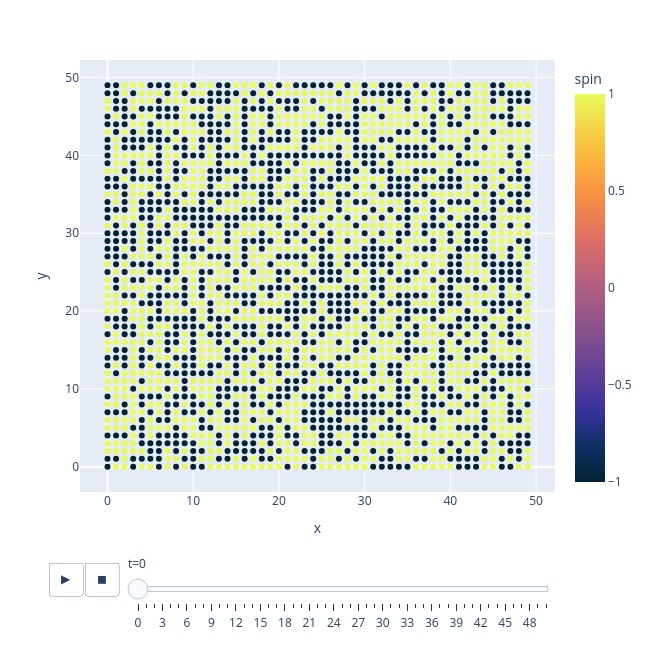

This figure's notebook cell:
### Code cell
fig.show()

### Figure 1 — Plotly figure (JSON) as saved in the notebook; plotly's stock layout.template omitted (floating-point values rounded to 4 significant figures; data arrays with more than 128 entries replaced by an {"elided": "..."} marker saying what was removed)
{"data": [{"hovertemplate": "<b>%{hovertext}</b><br><br>t=0<br>x=%{x}<br>y=%{y}<br>spin=%{marker.color}<extra></extra>", "hovertext": {"elided": "2500 int values"}, "legendgroup": "", "marker": {"color": {"elided": "2500 int values"}, "coloraxis": "coloraxis", "symbol": "circle"}, "mode": "markers", "name": "", "orientation": "v", "showlegend": false, "type": "scatter", "x": {"elided": "2500 int values"}, "xaxis": "x", "y": {"elided": "2500 int values"}, "yaxis": "y"}], "layout": {"coloraxis": {"colorbar": {"title": {"text": "spin"}}, "colorscale": [[0, "rgb(3, 35, 51)"], [0.09091, "rgb(13, 48, 100)"], [0.1818, "rgb(53, 50, 155)"], [0.2727, "rgb(93, 62, 153)"], [0.3636, "rgb(126, 77, 143)"], [0.4545, "rgb(158, 89, 135)"], [0.5455, "rgb(193, 100, 121)"], [0.6364, "rgb(225, 113, 97)"], [0.7273, "rgb(246, 139, 69)"], [0.8182, "rgb(251, 173, 60)"], [0.9091, "rgb(246, 211, 70)"], [1, "rgb(231, 250, 90)"]]}, "height": 650, "legend": {"tracegroupgap": 0}, "margin": {"t": 60}, "sliders": [{"active": 0, "currentvalue": {"prefix": "t="}, "len": 0.9, "pad": {"b": 10, "t": 60}, "steps": [{"args": [["0"], {"frame": {"duration": 0, "redraw": false}, "fromcurrent": true, "mode": "immediate", "transition": {"duration": 0, "easing": "linear"}}], "label": "0", "method": "animate"}, {"args": [["1"], {"frame": {"duration": 0, "redraw": false}, "fromcurrent": true, "mode": "immediate", "transition": {"duration": 0, "easing": "linear"}}], "label": "1", "method": "animate"}, {"args": [["2"], {"frame": {"duration": 0, "redraw": false}, "fromcurrent": true, "mode": "immediate", "transition": {"duration": 0, "easing": "linear"}}], "label": "2", "method": "animate"}, {"args": [["3"], {"frame": {"duration": 0, "redraw": false}, "fromcurrent": true, "mode": "immediate", "transition": {"duration": 0, "easing": "linear"}}], "label": "3", "method": "animate"}, {"args": [["4"], {"frame": {"duration": 0, "redraw": false}, "fromcurrent": true, "mode": "immediate", "transition": {"duration": 0, "easing": "linear"}}], "label": "4", "method": "animate"}, {"args": [["5"], {"frame": {"duration": 0, "redraw": false}, "fromcurrent": true, "mode": "immediate", "transition": {"duration": 0, "easing": "linear"}}], "label": "5", "method": "animate"}, {"args": [["6"], {"frame": {"duration": 0, "redraw": false}, "fromcurrent": true, "mode": "immediate", "transition": {"duration": 0, "easing": "linear"}}], "label": "6", "method": "animate"}, {"args": [["7"], {"frame": {"duration": 0, "redraw": false}, "fromcurrent": true, "mode": "immediate", "transition": {"duration": 0, "easing": "linear"}}], "label": "7", "method": "animate"}, {"args": [["8"], {"frame": {"duration": 0, "redraw": false}, "fromcurrent": true, "mode": "immediate", "transition": {"duration": 0, "easing": "linear"}}], "label": "8", "method": "animate"}, {"args": [["9"], {"frame": {"duration": 0, "redraw": false}, "fromcurrent": true, "mode": "immediate", "transition": {"duration": 0, "easing": "linear"}}], "label": "9", "method": "animate"}, {"args": [["10"], {"frame": {"duration": 0, "redraw": false}, "fromcurrent": true, "mode": "immediate", "transition": {"duration": 0, "easing": "linear"}}], "label": "10", "method": "animate"}, {"args": [["11"], {"frame": {"duration": 0, "redraw": false}, "fromcurrent": true, "mode": "immediate", "transition": {"duration": 0, "easing": "linear"}}], "label": "11", "method": "animate"}, {"args": [["12"], {"frame": {"duration": 0, "redraw": false}, "fromcurrent": true, "mode": "immediate", "transition": {"duration": 0, "easing": "linear"}}], "label": "12", "method": "animate"}, {"args": [["13"], {"frame": {"duration": 0, "redraw": false}, "fromcurrent": true, "mode": "immediate", "transition": {"duration": 0, "easing": "linear"}}], "label": "13", "method": "animate"}, {"args": [["14"], {"frame": {"duration": 0, "redraw": false}, "fromcurrent": true, "mode": "immediate", "transition": {"duration": 0, "easing": "linear"}}], "label": "14", "method": "animate"}, {"args": [["15"], {"frame": {"duration": 0, "redraw": false}, "fromcurrent": true, "mode": "immediate", "transition": {"duration": 0, "easing": "linear"}}], "label": "15", "method": "animate"}, {"args": [["16"], {"frame": {"duration": 0, "redraw": false}, "fromcurrent": true, "mode": "immediate", "transition": {"duration": 0, "easing": "linear"}}], "label": "16", "method": "animate"}, {"args": [["17"], {"frame": {"duration": 0, "redraw": false}, "fromcurrent": true, "mode": "immediate", "transition": {"duration": 0, "easing": "linear"}}], "label": "17", "method": "animate"}, {"args": [["18"], {"frame": {"duration": 0, "redraw": false}, "fromcurrent": true, "mode": "immediate", "transition": {"duration": 0, "easing": "linear"}}], "label": "18", "method": "animate"}, {"args": [["19"], {"frame": {"duration": 0, "redraw": false}, "fromcurrent": true, "mode": "immediate", "transition": {"duration": 0, "easing": "linear"}}], "label": "19", "method": "animate"}, {"args": [["20"], {"frame": {"duration": 0, "redraw": false}, "fromcurrent": true, "mode": "immediate", "transition": {"duration": 0, "easing": "linear"}}], "label": "20", "method": "animate"}, {"args": [["21"], {"frame": {"duration": 0, "redraw": false}, "fromcurrent": true, "mode": "immediate", "transition": {"duration": 0, "easing": "linear"}}], "label": "21", "method": "animate"}, {"args": [["22"], {"frame": {"duration": 0, "redraw": false}, "fromcurrent": true, "mode": "immediate", "transition": {"duration": 0, "easing": "linear"}}], "label": "22", "method": "animate"}, {"args": [["23"], {"frame": {"duration": 0, "redraw": false}, "fromcurrent": true, "mode": "immediate", "transition": {"duration": 0, "easing": "linear"}}], "label": "23", "method": "animate"}, {"args": [["24"], {"frame": {"duration": 0, "redraw": false}, "fromcurrent": true, "mode": "immediate", "transition": {"duration": 0, "easing": "linear"}}], "label": "24", "method": "animate"}, {"args": [["25"], {"frame": {"duration": 0, "redraw": false}, "fromcurrent": true, "mode": "immediate", "transition": {"duration": 0, "easing": "linear"}}], "label": "25", "method": "animate"}, {"args": [["26"], {"frame": {"duration": 0, "redraw": false}, "fromcurrent": true, "mode": "immediate", "transition": {"duration": 0, "easing": "linear"}}], "label": "26", "method": "animate"}, {"args": [["27"], {"frame": {"duration": 0, "redraw": false}, "fromcurrent": true, "mode": "immediate", "transition": {"duration": 0, "easing": "linear"}}], "label": "27", "method": "animate"}, {"args": [["28"], {"frame": {"duration": 0, "redraw": false}, "fromcurrent": true, "mode": "immediate", "transition": {"duration": 0, "easing": "linear"}}], "label": "28", "method": "animate"}, {"args": [["29"], {"frame": {"duration": 0, "redraw": false}, "fromcurrent": true, "mode": "immediate", "transition": {"duration": 0, "easing": "linear"}}], "label": "29", "method": "animate"}, {"args": [["30"], {"frame": {"duration": 0, "redraw": false}, "fromcurrent": true, "mode": "immediate", "transition": {"duration": 0, "easing": "linear"}}], "label": "30", "method": "animate"}, {"args": [["31"], {"frame": {"duration": 0, "redraw": false}, "fromcurrent": true, "mode": "immediate", "transition": {"duration": 0, "easing": "linear"}}], "label": "31", "method": "animate"}, {"args": [["32"], {"frame": {"duration": 0, "redraw": false}, "fromcurrent": true, "mode": "immediate", "transition": {"duration": 0, "easing": "linear"}}], "label": "32", "method": "animate"}, {"args": [["33"], {"frame": {"duration": 0, "redraw": false}, "fromcurrent": true, "mode": "immediate", "transition": {"duration": 0, "easing": "linear"}}], "label": "33", "method": "animate"}, {"args": [["34"], {"frame": {"duration": 0, "redraw": false}, "fromcurrent": true, "mode": "immediate", "transition": {"duration": 0, "easing": "linear"}}], "label": "34", "method": "animate"}, {"args": [["35"], {"frame": {"duration": 0, "redraw": false}, "fromcurrent": true, "mode": "immediate", "transition": {"duration": 0, "easing": "linear"}}], "label": "35", "method": "animate"}, {"args": [["36"], {"frame": {"duration": 0, "redraw": false}, "fromcurrent": true, "mode": "immediate", "transition": {"duration": 0, "easing": "linear"}}], "label": "36", "method": "animate"}, {"args": [["37"], {"frame": {"duration": 0, "redraw": false}, "fromcurrent": true, "mode": "immediate", "transition": {"duration": 0, "easing": "linear"}}], "label": "37", "method": "animate"}, {"args": [["38"], {"frame": {"duration": 0, "redraw": false}, "fromcurrent": true, "mode": "immediate", "transition": {"duration": 0, "easing": "linear"}}], "label": "38", "method": "animate"}, {"args": [["39"], {"frame": {"duration": 0, "redraw": false}, "fromcurrent": true, "mode": "immediate", "transition": {"duration": 0, "easing": "linear"}}], "label": "39", "method": "animate"}, {"args": [["40"], {"frame": {"duration": 0, "redraw": false}, "fromcurrent": true, "mode": "immediate", "transition": {"duration": 0, "easing": "linear"}}], "label": "40", "method": "animate"}, {"args": [["41"], {"frame": {"duration": 0, "redraw": false}, "fromcurrent": true, "mode": "immediate", "transition": {"duration": 0, "easing": "linear"}}], "label": "41", "method": "animate"}, {"args": [["42"], {"frame": {"duration": 0, "redraw": false}, "fromcurrent": true, "mode": "immediate", "transition": {"duration": 0, "easing": "linear"}}], "label": "42", "method": "animate"}, {"args": [["43"], {"frame": {"duration": 0, "redraw": false}, "fromcurrent": true, "mode": "immediate", "transition": {"duration": 0, "easing": "linear"}}], "label": "43", "method": "animate"}, {"args": [["44"], {"frame": {"duration": 0, "redraw": false}, "fromcurrent": true, "mode": "immediate", "transition": {"duration": 0, "easing": "linear"}}], "label": "44", "method": "animate"}, {"args": [["45"], {"frame": {"duration": 0, "redraw": false}, "fromcurrent": true, "mode": "immediate", "transition": {"duration": 0, "easing": "linear"}}], "label": "45", "method": "animate"}, {"args": [["46"], {"frame": {"duration": 0, "redraw": false}, "fromcurrent": true, "mode": "immediate", "transition": {"duration": 0, "easing": "linear"}}], "label": "46", "method": "animate"}, {"args": [["47"], {"frame": {"duration": 0, "redraw": false}, "fromcurrent": true, "mode": "immediate", "transition": {"duration": 0, "easing": "linear"}}], "label": "47", "method": "animate"}, {"args": [["48"], {"frame": {"duration": 0, "redraw": false}, "fromcurrent": true, "mode": "immediate", "transition": {"duration": 0, "easing": "linear"}}], "label": "48", "method": "animate"}, {"args": [["49"], {"frame": {"duration": 0, "redraw": false}, "fromcurrent": true, "mode": "immediate", "transition": {"duration": 0, "easing": "linear"}}], "label": "49", "method": "animate"}, {"args": [["50"], {"frame": {"duration": 0, "redraw": false}, "fromcurrent": true, "mode": "immediate", "transition": {"duration": 0, "easing": "linear"}}], "label": "50", "method": "animate"}], "x": 0.1, "xanchor": "left", "y": 0, "yanchor": "top"}], "updatemenus": [{"buttons": [{"args": [null, {"frame": {"duration": 500, "redraw": false}, "fromcurrent": true, "mode": "immediate", "transition": {"duration": 500, "easing": "linear"}}], "label": "&#9654;", "method": "animate"}, {"args": [[null], {"frame": {"duration": 0, "redraw": false}, "fromcurrent": true, "mode": "immediate", "transition": {"duration": 0, "easing": "linear"}}], "label": "&#9724;", "method": "animate"}], "direction": "left", "pad": {"r": 10, "t": 70}, "showactive": false, "type": "buttons", "x": 0.1, "xanchor": "right", "y": 0, "yanchor": "top"}], "width": 650, "xaxis": {"anchor": "y", "domain": [0, 1], "title": {"text": "x"}}, "yaxis": {"anchor": "x", "domain": [0, 1], "title": {"text": "y"}}}}
